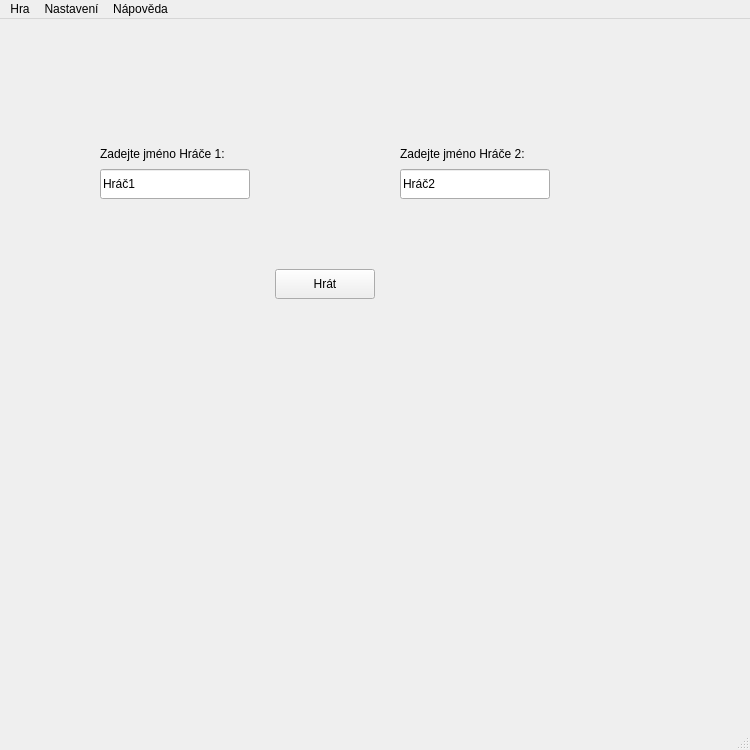
<?xml version="1.0" encoding="UTF-8"?>
<ui version="4.0">
 <class>MainWindow</class>
 <widget class="QMainWindow" name="MainWindow">
  <property name="geometry">
   <rect>
    <x>0</x>
    <y>0</y>
    <width>750</width>
    <height>750</height>
   </rect>
  </property>
  <property name="windowTitle">
   <string>Achtung! Die Linie</string>
  </property>
  <widget class="QWidget" name="centralWidget">
   <widget class="QPushButton" name="novaHraBt">
    <property name="geometry">
     <rect>
      <x>275</x>
      <y>250</y>
      <width>100</width>
      <height>30</height>
     </rect>
    </property>
    <property name="text">
     <string>Hrát</string>
    </property>
   </widget>
   <widget class="QLineEdit" name="hrac1Le">
    <property name="geometry">
     <rect>
      <x>100</x>
      <y>150</y>
      <width>150</width>
      <height>30</height>
     </rect>
    </property>
    <property name="text">
     <string>Hráč1</string>
    </property>
   </widget>
   <widget class="QLineEdit" name="hrac2Le">
    <property name="geometry">
     <rect>
      <x>400</x>
      <y>150</y>
      <width>150</width>
      <height>30</height>
     </rect>
    </property>
    <property name="text">
     <string>Hráč2</string>
    </property>
   </widget>
   <widget class="QLabel" name="hrac1Lb">
    <property name="geometry">
     <rect>
      <x>100</x>
      <y>125</y>
      <width>150</width>
      <height>20</height>
     </rect>
    </property>
    <property name="text">
     <string>Zadejte jméno Hráče 1:</string>
    </property>
   </widget>
   <widget class="QLabel" name="hrac2Lb">
    <property name="geometry">
     <rect>
      <x>400</x>
      <y>125</y>
      <width>150</width>
      <height>20</height>
     </rect>
    </property>
    <property name="text">
     <string>Zadejte jméno Hráče 2: </string>
    </property>
   </widget>
  </widget>
  <widget class="QMenuBar" name="menuBar">
   <property name="geometry">
    <rect>
     <x>0</x>
     <y>0</y>
     <width>750</width>
     <height>26</height>
    </rect>
   </property>
   <widget class="QMenu" name="menuHra">
    <property name="title">
     <string>Hra</string>
    </property>
    <addaction name="actionNova_hra"/>
    <addaction name="separator"/>
    <addaction name="actionKonec"/>
   </widget>
   <widget class="QMenu" name="menuNastaveni">
    <property name="title">
     <string>Nastavení</string>
    </property>
    <addaction name="actionNastaveni_Hry"/>
   </widget>
   <widget class="QMenu" name="menuInformace">
    <property name="title">
     <string>Nápověda</string>
    </property>
    <addaction name="actionHra"/>
    <addaction name="separator"/>
    <addaction name="actionO_autorovi"/>
   </widget>
   <addaction name="menuHra"/>
   <addaction name="menuNastaveni"/>
   <addaction name="menuInformace"/>
  </widget>
  <widget class="QStatusBar" name="statusBar"/>
  <action name="actionNova_hra">
   <property name="text">
    <string>Nová hra</string>
   </property>
  </action>
  <action name="actionKonec">
   <property name="text">
    <string>Konec</string>
   </property>
  </action>
  <action name="actionNastaveni_Hry">
   <property name="text">
    <string>Nastavení hry</string>
   </property>
  </action>
  <action name="actionHra">
   <property name="text">
    <string>Hra</string>
   </property>
  </action>
  <action name="actionO_autorovi">
   <property name="text">
    <string>O autorovi</string>
   </property>
  </action>
 </widget>
 <layoutdefault spacing="6" margin="11"/>
 <resources/>
 <connections/>
</ui>
